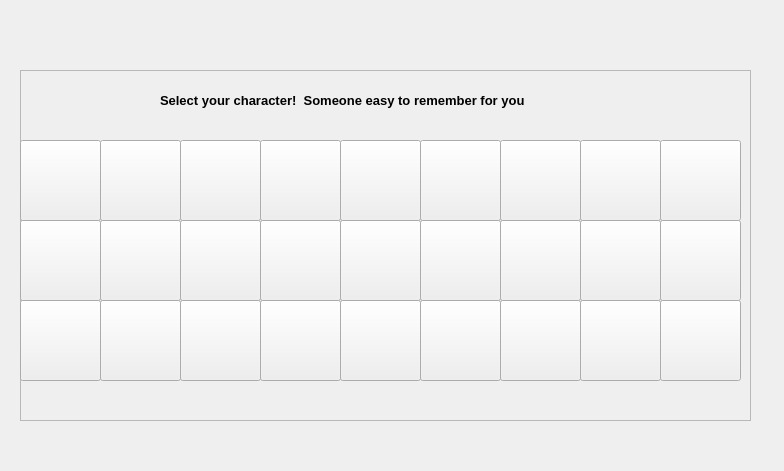
<?xml version="1.0" encoding="UTF-8"?>
<ui version="4.0">
 <class>characterWindow</class>
 <widget class="QWidget" name="characterWindow">
  <property name="geometry">
   <rect>
    <x>0</x>
    <y>0</y>
    <width>784</width>
    <height>471</height>
   </rect>
  </property>
  <property name="windowTitle">
   <string>Form</string>
  </property>
  <widget class="QFrame" name="frame">
   <property name="geometry">
    <rect>
     <x>20</x>
     <y>70</y>
     <width>731</width>
     <height>351</height>
    </rect>
   </property>
   <property name="frameShape">
    <enum>QFrame::StyledPanel</enum>
   </property>
   <property name="frameShadow">
    <enum>QFrame::Raised</enum>
   </property>
   <widget class="QPushButton" name="btn_1">
    <property name="geometry">
     <rect>
      <x>0</x>
      <y>70</y>
      <width>81</width>
      <height>81</height>
     </rect>
    </property>
    <property name="text">
     <string/>
    </property>
   </widget>
   <widget class="QPushButton" name="btn_2">
    <property name="geometry">
     <rect>
      <x>80</x>
      <y>70</y>
      <width>81</width>
      <height>81</height>
     </rect>
    </property>
    <property name="text">
     <string/>
    </property>
   </widget>
   <widget class="QPushButton" name="btn_3">
    <property name="geometry">
     <rect>
      <x>160</x>
      <y>70</y>
      <width>81</width>
      <height>81</height>
     </rect>
    </property>
    <property name="text">
     <string/>
    </property>
   </widget>
   <widget class="QPushButton" name="btn_4">
    <property name="geometry">
     <rect>
      <x>240</x>
      <y>70</y>
      <width>81</width>
      <height>81</height>
     </rect>
    </property>
    <property name="text">
     <string/>
    </property>
   </widget>
   <widget class="QPushButton" name="btn_5">
    <property name="geometry">
     <rect>
      <x>320</x>
      <y>70</y>
      <width>81</width>
      <height>81</height>
     </rect>
    </property>
    <property name="text">
     <string/>
    </property>
   </widget>
   <widget class="QPushButton" name="btn_6">
    <property name="geometry">
     <rect>
      <x>400</x>
      <y>70</y>
      <width>81</width>
      <height>81</height>
     </rect>
    </property>
    <property name="text">
     <string/>
    </property>
   </widget>
   <widget class="QPushButton" name="btn_7">
    <property name="geometry">
     <rect>
      <x>480</x>
      <y>70</y>
      <width>81</width>
      <height>81</height>
     </rect>
    </property>
    <property name="text">
     <string/>
    </property>
   </widget>
   <widget class="QPushButton" name="btn_8">
    <property name="geometry">
     <rect>
      <x>560</x>
      <y>70</y>
      <width>81</width>
      <height>81</height>
     </rect>
    </property>
    <property name="text">
     <string/>
    </property>
   </widget>
   <widget class="QPushButton" name="btn_9">
    <property name="geometry">
     <rect>
      <x>640</x>
      <y>70</y>
      <width>81</width>
      <height>81</height>
     </rect>
    </property>
    <property name="text">
     <string/>
    </property>
   </widget>
   <widget class="QPushButton" name="btn_10">
    <property name="geometry">
     <rect>
      <x>320</x>
      <y>150</y>
      <width>81</width>
      <height>81</height>
     </rect>
    </property>
    <property name="text">
     <string/>
    </property>
   </widget>
   <widget class="QPushButton" name="btn_11">
    <property name="geometry">
     <rect>
      <x>640</x>
      <y>150</y>
      <width>81</width>
      <height>81</height>
     </rect>
    </property>
    <property name="text">
     <string/>
    </property>
   </widget>
   <widget class="QPushButton" name="btn_12">
    <property name="geometry">
     <rect>
      <x>560</x>
      <y>150</y>
      <width>81</width>
      <height>81</height>
     </rect>
    </property>
    <property name="text">
     <string/>
    </property>
   </widget>
   <widget class="QPushButton" name="btn_13">
    <property name="geometry">
     <rect>
      <x>240</x>
      <y>150</y>
      <width>81</width>
      <height>81</height>
     </rect>
    </property>
    <property name="text">
     <string/>
    </property>
   </widget>
   <widget class="QPushButton" name="btn_14">
    <property name="geometry">
     <rect>
      <x>160</x>
      <y>150</y>
      <width>81</width>
      <height>81</height>
     </rect>
    </property>
    <property name="text">
     <string/>
    </property>
   </widget>
   <widget class="QPushButton" name="btn_15">
    <property name="geometry">
     <rect>
      <x>0</x>
      <y>150</y>
      <width>81</width>
      <height>81</height>
     </rect>
    </property>
    <property name="text">
     <string/>
    </property>
   </widget>
   <widget class="QPushButton" name="btn_16">
    <property name="geometry">
     <rect>
      <x>80</x>
      <y>150</y>
      <width>81</width>
      <height>81</height>
     </rect>
    </property>
    <property name="text">
     <string/>
    </property>
   </widget>
   <widget class="QPushButton" name="btn_17">
    <property name="geometry">
     <rect>
      <x>480</x>
      <y>150</y>
      <width>81</width>
      <height>81</height>
     </rect>
    </property>
    <property name="text">
     <string/>
    </property>
   </widget>
   <widget class="QPushButton" name="btn_18">
    <property name="geometry">
     <rect>
      <x>400</x>
      <y>150</y>
      <width>81</width>
      <height>81</height>
     </rect>
    </property>
    <property name="text">
     <string/>
    </property>
   </widget>
   <widget class="QPushButton" name="btn_19">
    <property name="geometry">
     <rect>
      <x>320</x>
      <y>230</y>
      <width>81</width>
      <height>81</height>
     </rect>
    </property>
    <property name="text">
     <string/>
    </property>
   </widget>
   <widget class="QPushButton" name="btn_20">
    <property name="geometry">
     <rect>
      <x>640</x>
      <y>230</y>
      <width>81</width>
      <height>81</height>
     </rect>
    </property>
    <property name="text">
     <string/>
    </property>
   </widget>
   <widget class="QPushButton" name="btn_21">
    <property name="geometry">
     <rect>
      <x>560</x>
      <y>230</y>
      <width>81</width>
      <height>81</height>
     </rect>
    </property>
    <property name="text">
     <string/>
    </property>
   </widget>
   <widget class="QPushButton" name="btn_22">
    <property name="geometry">
     <rect>
      <x>240</x>
      <y>230</y>
      <width>81</width>
      <height>81</height>
     </rect>
    </property>
    <property name="text">
     <string/>
    </property>
   </widget>
   <widget class="QPushButton" name="btn_23">
    <property name="geometry">
     <rect>
      <x>160</x>
      <y>230</y>
      <width>81</width>
      <height>81</height>
     </rect>
    </property>
    <property name="text">
     <string/>
    </property>
   </widget>
   <widget class="QPushButton" name="btn_24">
    <property name="geometry">
     <rect>
      <x>0</x>
      <y>230</y>
      <width>81</width>
      <height>81</height>
     </rect>
    </property>
    <property name="text">
     <string/>
    </property>
   </widget>
   <widget class="QPushButton" name="btn_25">
    <property name="geometry">
     <rect>
      <x>80</x>
      <y>230</y>
      <width>81</width>
      <height>81</height>
     </rect>
    </property>
    <property name="text">
     <string/>
    </property>
   </widget>
   <widget class="QPushButton" name="btn_26">
    <property name="geometry">
     <rect>
      <x>480</x>
      <y>230</y>
      <width>81</width>
      <height>81</height>
     </rect>
    </property>
    <property name="text">
     <string/>
    </property>
   </widget>
   <widget class="QPushButton" name="btn_27">
    <property name="geometry">
     <rect>
      <x>400</x>
      <y>230</y>
      <width>81</width>
      <height>81</height>
     </rect>
    </property>
    <property name="text">
     <string/>
    </property>
   </widget>
   <widget class="QLabel" name="label">
    <property name="geometry">
     <rect>
      <x>140</x>
      <y>20</y>
      <width>391</width>
      <height>20</height>
     </rect>
    </property>
    <property name="font">
     <font>
      <pointsize>10</pointsize>
      <weight>75</weight>
      <bold>true</bold>
     </font>
    </property>
    <property name="text">
     <string>Select your character!  Someone easy to remember for you</string>
    </property>
   </widget>
  </widget>
 </widget>
 <resources/>
 <connections/>
</ui>
